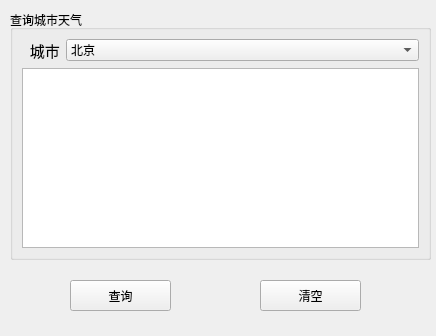
<?xml version="1.0" encoding="UTF-8"?>
<ui version="4.0">
 <class>Form</class>
 <widget class="QWidget" name="Form">
  <property name="windowModality">
   <enum>Qt::NonModal</enum>
  </property>
  <property name="enabled">
   <bool>true</bool>
  </property>
  <property name="geometry">
   <rect>
    <x>0</x>
    <y>0</y>
    <width>436</width>
    <height>336</height>
   </rect>
  </property>
  <property name="minimumSize">
   <size>
    <width>436</width>
    <height>336</height>
   </size>
  </property>
  <property name="maximumSize">
   <size>
    <width>436</width>
    <height>336</height>
   </size>
  </property>
  <property name="windowTitle">
   <string>天气快速查询</string>
  </property>
  <widget class="QGroupBox" name="groupBox">
   <property name="geometry">
    <rect>
     <x>10</x>
     <y>10</y>
     <width>421</width>
     <height>250</height>
    </rect>
   </property>
   <property name="title">
    <string>查询城市天气</string>
   </property>
   <layout class="QFormLayout" name="formLayout">
    <item row="0" column="0">
     <widget class="QLabel" name="label">
      <property name="font">
       <font>
        <family>Agency FB</family>
        <pointsize>11</pointsize>
       </font>
      </property>
      <property name="text">
       <string>  城市</string>
      </property>
     </widget>
    </item>
    <item row="0" column="1">
     <widget class="QComboBox" name="weatherComboBox">
      <item>
       <property name="text">
        <string>北京</string>
       </property>
      </item>
      <item>
       <property name="text">
        <string>上海</string>
       </property>
      </item>
      <item>
       <property name="text">
        <string>天津</string>
       </property>
      </item>
      <item>
       <property name="text">
        <string>重庆</string>
       </property>
      </item>
      <item>
       <property name="text">
        <string>郑州</string>
       </property>
      </item>
      <item>
       <property name="text">
        <string>长沙</string>
       </property>
      </item>
      <item>
       <property name="text">
        <string>乌鲁木齐</string>
       </property>
      </item>
     </widget>
    </item>
    <item row="1" column="0" colspan="2">
     <widget class="QTextEdit" name="resultText">
      <property name="enabled">
       <bool>true</bool>
      </property>
      <property name="readOnly">
       <bool>true</bool>
      </property>
     </widget>
    </item>
   </layout>
  </widget>
  <widget class="QPushButton" name="queryBtn">
   <property name="geometry">
    <rect>
     <x>70</x>
     <y>280</y>
     <width>101</width>
     <height>31</height>
    </rect>
   </property>
   <property name="text">
    <string>查询</string>
   </property>
  </widget>
  <widget class="QPushButton" name="clearBtn">
   <property name="enabled">
    <bool>true</bool>
   </property>
   <property name="geometry">
    <rect>
     <x>260</x>
     <y>280</y>
     <width>101</width>
     <height>31</height>
    </rect>
   </property>
   <property name="text">
    <string>清空</string>
   </property>
  </widget>
  <zorder>queryBtn</zorder>
  <zorder>groupBox</zorder>
  <zorder>clearBtn</zorder>
 </widget>
 <resources/>
 <connections>
  <connection>
   <sender>queryBtn</sender>
   <signal>clicked()</signal>
   <receiver>Form</receiver>
   <slot>queryWeather()</slot>
   <hints>
    <hint type="sourcelabel">
     <x>120</x>
     <y>295</y>
    </hint>
    <hint type="destinationlabel">
     <x>217</x>
     <y>167</y>
    </hint>
   </hints>
  </connection>
  <connection>
   <sender>clearBtn</sender>
   <signal>clicked()</signal>
   <receiver>Form</receiver>
   <slot>clearResult()</slot>
   <hints>
    <hint type="sourcelabel">
     <x>310</x>
     <y>295</y>
    </hint>
    <hint type="destinationlabel">
     <x>217</x>
     <y>167</y>
    </hint>
   </hints>
  </connection>
 </connections>
 <slots>
  <slot>queryWeather()</slot>
  <slot>clearResult()</slot>
 </slots>
</ui>
